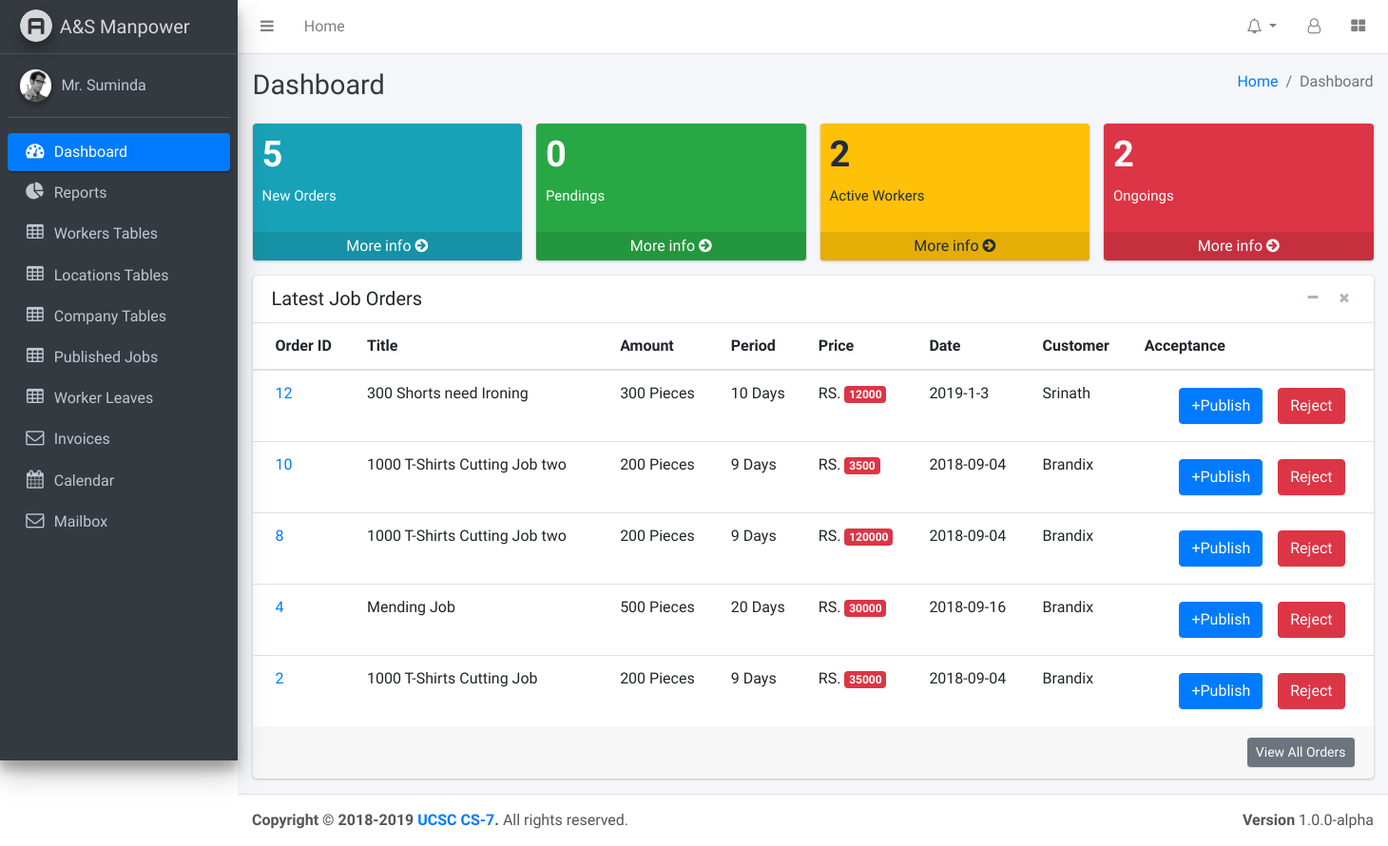
Page /pages/supplier.php on the earlier database version.
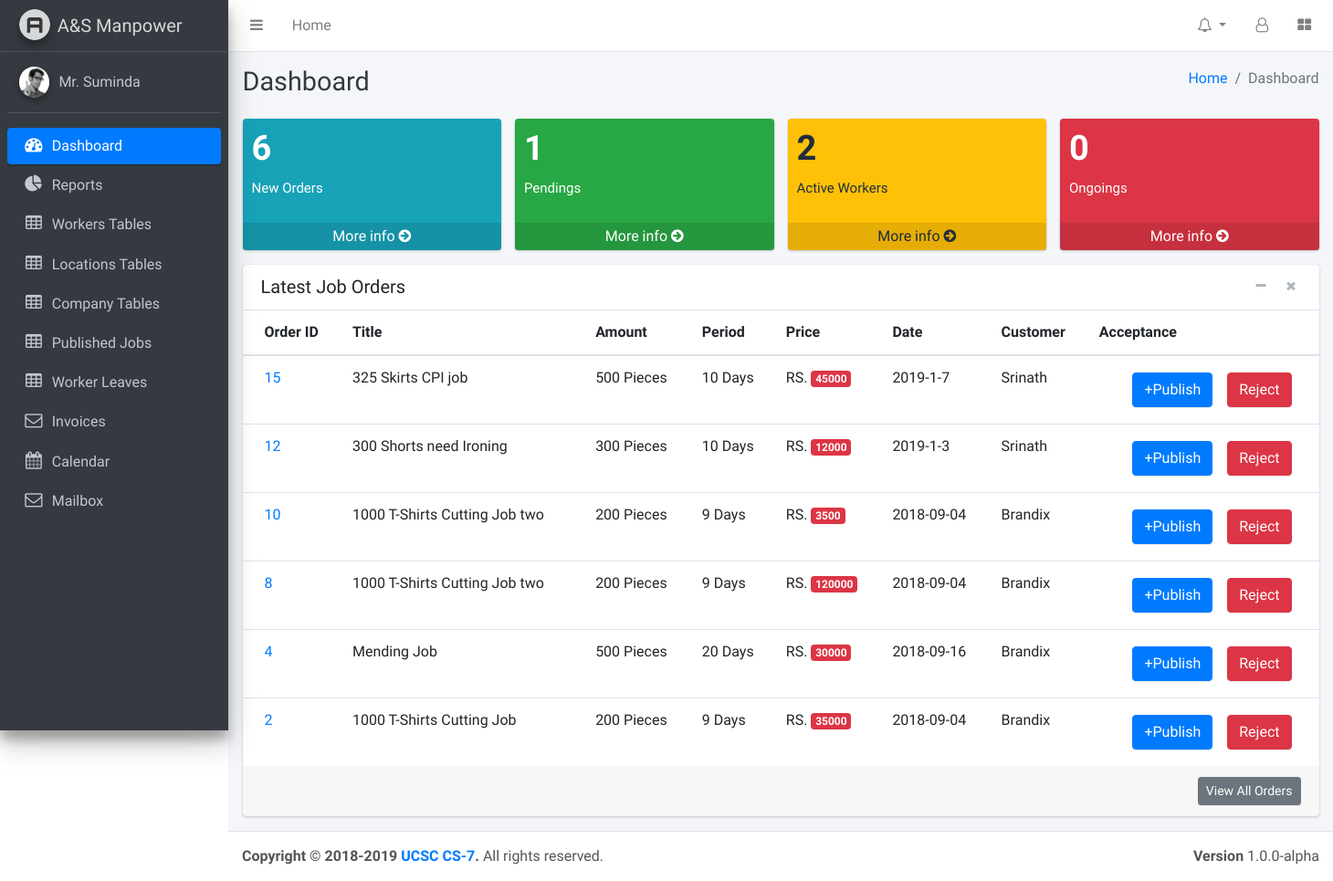
Same page on the later database version.
### tables this page shows
CREATE TABLE `company_job` (
  `jobID` int(11) NOT NULL,
  `jobTitle` varchar(45) DEFAULT NULL,
  `jobType` varchar(45) DEFAULT NULL,
  `jobAmount` varchar(45) DEFAULT NULL,
  `jobPeriod` varchar(45) DEFAULT NULL,
  `jobPrice` int(45) DEFAULT NULL,
  `jobDate` varchar(45) DEFAULT NULL,
  `jobStatus` varchar(45) DEFAULT NULL,
  `comID` varchar(10) NOT NULL,
  `supID` varchar(45) NOT NULL
);

CREATE TABLE `company` (
  `comID` varchar(10) NOT NULL,
  `comName` varchar(45) DEFAULT NULL,
  `comPhone` varchar(45) DEFAULT NULL,
  `comAddress` varchar(200) DEFAULT NULL,
  `comEmail` varchar(45) DEFAULT NULL
);

### pages/query_boxes/company_job_accept.php (the view, shortened to what this page needs)
<?php
    $queryJob="SELECT * FROM company_job,company WHERE company_job.jobStatus='offline' AND company_job.comID=company.comID ORDER BY jobID DESC LIMIT 10";
    $resultJob=mysqli_query($conn,$queryJob);
    if(mysqli_num_rows($resultJob)>0){
        while($rowJob=mysqli_fetch_assoc($resultJob)){
            echo "<tr>
                      <td><a href='others/examples/invoice.html'>".$rowJob['jobID']."</a></td>
                      <td>".$rowJob['jobTitle']."</td>
                      <td>".$rowJob['jobAmount']." Pieces</td>
                      <td>".$rowJob['jobPeriod']." Days</td>
                      <td>RS. <span class='badge badge-danger'>".$rowJob['jobPrice']."</span></td>
                      <td>".$rowJob['jobDate']."</td>
                      <td>".$rowJob['comName']."</td>
                      <td style='text-align:right'>
                        <button style='margin:6px'  class='btn btn-primary' data-target='#".$rowJob['jobID']."' data-toggle='modal'>+Publish</button>
                        <button style='margin:6px' class='btn btn-danger' data-target='#reject".$rowJob['jobID']."' data-toggle='modal'>Reject</button>
                        </td>
                    </tr>";
        }
    }
?>

### pages/query_boxes/supplier_view_new_company_jobs_count.php
<?php
    $query="SELECT COUNT(jobID) AS jobCount  FROM company_job WHERE jobStatus='offline' ";
    $result=mysqli_query($conn,$query);
    if(mysqli_num_rows($result)>0){
        $row=mysqli_fetch_assoc($result);
        echo $row['jobCount'];
    }
?>

### pages/query_boxes/supplier_view_pending_jobs_count.php
<?php
    $query="SELECT COUNT(jobID) AS jobCount  FROM supplier_job WHERE jobStatus='pending' ";
    $result=mysqli_query($conn,$query);
    if(mysqli_num_rows($result)>0){
        $row=mysqli_fetch_assoc($result);
        echo $row['jobCount'];
    }
?>

### pages/query_boxes/supplier_view_ongoing_job_count.php
<?php
    $query="SELECT COUNT(jobID) AS jobCount  FROM supplier_job WHERE jobStatus='start' ";
    $result=mysqli_query($conn,$query);
    if(mysqli_num_rows($result)>0){
        $row=mysqli_fetch_assoc($result);
        echo $row['jobCount'];
    }
?>

Differences in the rows shown:
added company_job: jobID "15", jobTitle "325 Skirts CPI job", jobAmount "500", jobPeriod "10", jobPrice "45000", jobDate "2019-1-7", comID.comName "Srinath"
Other differences:
$row['jobCount']: "5" → "6"
$row['jobCount']: "0" → "1"
$row['jobCount']: "2" → "0"
